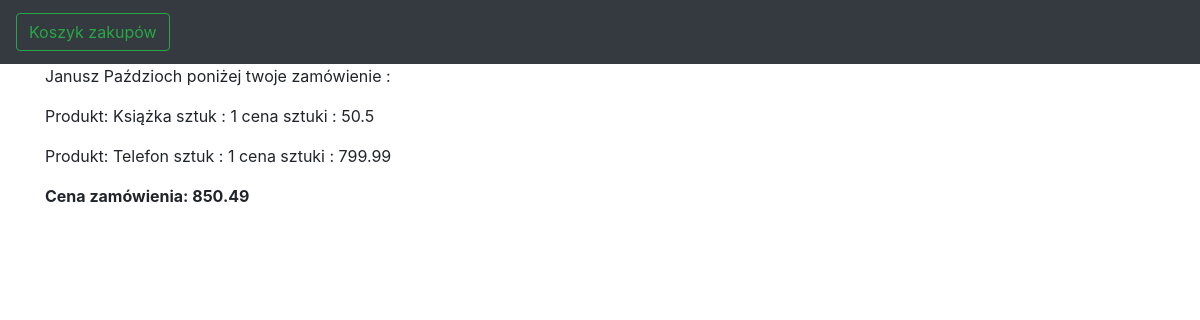
Page /order/8 on the committed database.
### sklep/models.py (models this page shows, shortened)
class OrderedProducts(models.Model):
    product = models.ForeignKey(Product, on_delete=models.PROTECT)
    order = models.ForeignKey(Order, on_delete=models.CASCADE)
    amount = models.IntegerField(default=1)

class Order(models.Model):
    def __str__(self):
        return self.first_name +' '+ self.last_name
    def get_total_prices(self):
        total = 0
        order_products = OrderedProducts.objects.filter(order=self)
        for order_product in order_products:
            total += order_product.amount * order_product.product.price
        return round(total,2)
    def get_products(self):
        return OrderedProducts.objects.filter(order=self)
    first_name = models.CharField(max_length=70)
    last_name = models.CharField(max_length=70)
    address = models.CharField(max_length=100)
    delivery = models.CharField(max_length=30)
    products = models.ManyToManyField("Product", through="OrderedProducts")
    discount_code = models.ForeignKey("Discount", on_delete=models.PROTECT, blank=True, null=True)

class Product(models.Model):
    name = models.CharField(max_length=100)
    price = models.FloatField(default = 0)
    description = models.CharField(max_length=500, default='Brak opisu')
    weight = models.FloatField(default=0)
    votes = models.IntegerField(default=0)
    sum = models.IntegerField(default=0)
    rating = models.FloatField(default=0)
    product_image = models.ImageField(upload_to='product_images/', blank=True, null=True)

### sklep/views.py (the view)
# urls.py: path("order/<int:order_id>", views.order_details),
def order_details(request,order_id):
    order = get_object_or_404(Order, pk=order_id)
    if order.discount_code:
        total_price = order.total_price_with_discount()
    else:
        total_price = order.get_total_prices()
    products = order.get_products()
    return render(request,"sklep/order_details.html",
                        {'products':products,
                         'total_price':total_price})

### sklep/templates/sklep/order_details.html
{% extends "base.html" %}
{% block content %}
    {% if products.0.order != None %}
        <p>{{products.0.order }} poniżej twoje zamówienie : </p>
    {% endif %}
    {% for product in products%}
        <p> Produkt: {{ product.product.name }} sztuk : {{ product.amount }} cena sztuki : {{ product.product.price }} </p>
    {% endfor %}
   <b> <p>Cena zamówienia: {{ total_price }}</p></b>
{%endblock%}

### rows in the picture
OrderedProducts: order.last_name "Janusz Paździoch", product.name "Książka", amount "1", product.price "50.5"
OrderedProducts: product.name "Telefon", amount "1", product.price "799.99"

### other values in the picture
{{ total_price }} "850.49"
